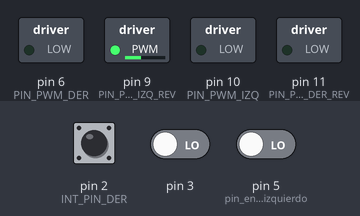
The sketch below on a simulated Arduino Uno, built with avr-gcc and run on an emulated ATmega328P. On the bench: switched loads named in the sketch (green lamp = pin HIGH). The test bench sets the inputs (shaded band); at power-on: pin 2 (INT_PIN_DER) LOW, pin 3 LOW, pin 5 (pin_encoder_izquierdo) LOW. What the sketch prints to the serial monitor is not drawn.

Above: at 1.2 s.
1.3 s: pin 2 (INT_PIN_DER) driven HIGH
At 2.7 s:
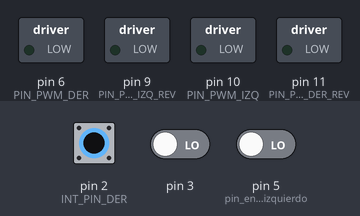
15.5 s: pin 2 (INT_PIN_DER) pulsed LOW 2 times (0.12 s each, 0.3 s apart)
Timing chart, 0 to 27.5 s (numbered marks = the images above; inputs shaded):
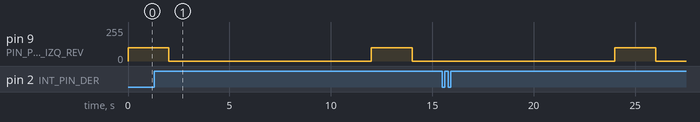

The sketch:

test_encoder.ino
```cpp
#define INT_PIN_DER  2
#define INT_PIN_IZQ  4

#define PIN_PWM_IZQ_REV    9
#define     PIN_PWM_IZQ   10
#define PIN_PWM_DER_REV   11
#define     PIN_PWM_DER    6

#define        pin_encoder_derecho    4    //al blanco del encoder derecho
#define        pin_encoder_izquierdo  5    //al blanco del encoder izquierdo

float Dt[2][2]{{0.000,0.000},{0.000,0.000}};
int direccionMotor[2]={1,1};
long tiempo_ultimo_pulso[2]={0,0};


void setup() {


  pinMode(PIN_PWM_IZQ,OUTPUT);
  pinMode(PIN_PWM_IZQ_REV,OUTPUT);
  pinMode(PIN_PWM_DER,OUTPUT);
  pinMode(PIN_PWM_DER_REV,OUTPUT);

  pinMode(pin_encoder_izquierdo, INPUT);
  pinMode(pin_encoder_derecho, INPUT);

  attachInterrupt(0, IntEncoderIzq, RISING);//RISING
  attachInterrupt(1, IntEncoderDer, RISING);//RISING

  Serial.begin(115200);
  Serial.println("Inicio");
}

void loop(){
  analogWrite(PIN_PWM_IZQ,0);
  analogWrite(PIN_PWM_IZQ_REV,100);  //Serial.println(digitalRead(INT_PIN_IZQ)-0.5)*2);
  delay(1);
  Serial.print(Dt[0][0]);Serial.print(" v0: ");Serial.print(1/Dt[0][0], 4);Serial.print(" v1: ");Serial.println(1/Dt[0][1], 4);
  Serial.print(Dt[0][1]);Serial.print("a: ");Serial.println((1/Dt[0][1]-1/Dt[0][0])/Dt[0][1], 4);
  Serial.println("------");
  delay(2000);
  analogWrite(PIN_PWM_IZQ,0);
  analogWrite(PIN_PWM_IZQ_REV,0);  //Serial.println(digitalRead(INT_PIN_IZQ)-0.5)*2);
  delay(10000);
}
//**********************************************
//Lectura del encoder izquierdo
void IntEncoderIzq()
{
  direccionMotor[0]=digitalRead(pin_encoder_izquierdo);
  Dt[0][0] = Dt[0][1];
  Dt[0][1]=(micros()-tiempo_ultimo_pulso[0])/1000   ;                             // time between last state change and this state change
  tiempo_ultimo_pulso[0]=micros();  // update tiempo_ultimo_pulso[0] with time of most recent state change
}

//Lectura del encoder derecho
void IntEncoderDer()
{
  direccionMotor[1]=digitalRead(pin_encoder_derecho) ;
  Dt[1][0] = Dt[1][1];
  Dt[1][1]=(micros()-tiempo_ultimo_pulso[1])/1000000 ;                               // time between last state change and this state change
  tiempo_ultimo_pulso[1]=micros();  // update tiempo_ultimo_pulso[0] with time of most recent state change
}
```
